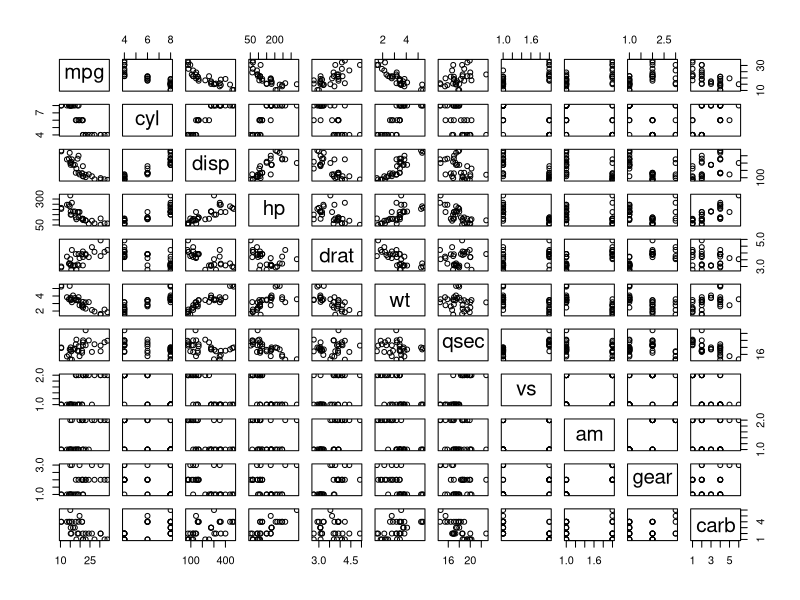
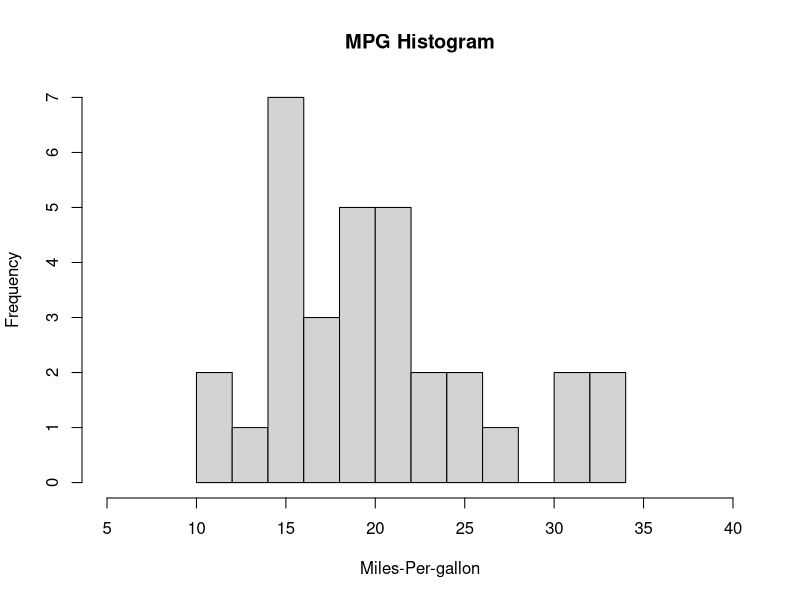
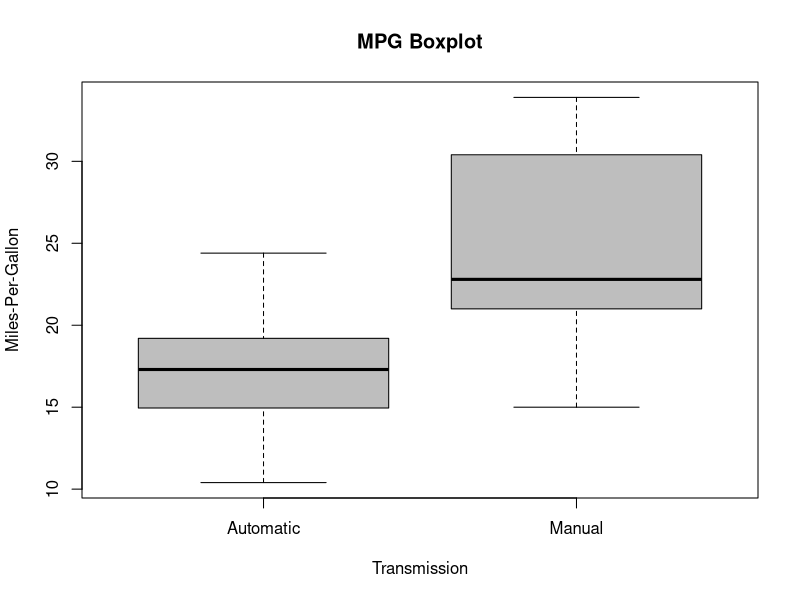

These figures' R source, in order:
## ---- chunk 1
sessionInfo()
## ---- chunk 2
rm(list=ls()); data("mtcars") 
## ---- chunk 3
any(is.na(mtcars)); colnames(mtcars)
## ---- chunk 4
data(mtcars)
mtcars$vs <- factor(mtcars$vs, labels = c("V-block", "S-block")); mtcars$am <- factor(mtcars$am, labels = c("Automatic", "Manual")); mtcars$gear <- factor(mtcars$gear); mtcars$carb <- factor(mtcars$carb); head(mtcars)
## ---- chunk 5
data("mtcars")
pairs(mpg ~ ., data = mtcars)
## ---- chunk 6
data("mtcars")
hist(mtcars$mpg, breaks=15, xlab = "Miles-Per-gallon", main = "MPG Histogram", xlim = range(5:40))
## ---- chunk 7
data("mtcars")
boxplot(mpg ~ am, data = mtcars, col = (c("grey","grey")), ylab = "Miles-Per-Gallon", xlab = "Transmission", main =  "MPG Boxplot")
## ---- chunk 8
data("mtcars")
#qqPlot(fit?, main="Q-Q plot")
## ---- chunk 9
data("mtcars")
f1 <- lm(mpg ~ factor(am), data = mtcars)
coef(summary(f1))
library(ggplot2)

## ---- chunk 10
data("mtcars")
f2 <- lm(mpg ~ factor(am) + wt, data = mtcars)
coef(summary(f2))
f3 <- lm(mpg ~ factor(am) * wt, data = mtcars)
coef(summary(f3))






library(ggplot2)





## ---- chunk 11
#To be inserted
## ---- chunk 12
#To be inserted
## ---- chunk 13
#plot(resid(fit?))
#abline(h=0)
## ---- chunk 14
# To be inserted
